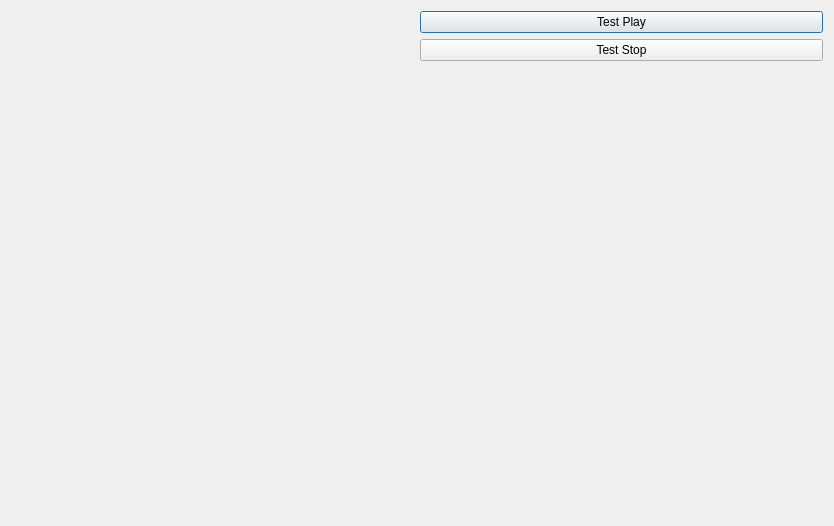
<?xml version="1.0" encoding="UTF-8"?>
<ui version="4.0">
 <class>TapeWindow</class>
 <widget class="QDialog" name="TapeWindow">
  <property name="geometry">
   <rect>
    <x>0</x>
    <y>0</y>
    <width>834</width>
    <height>526</height>
   </rect>
  </property>
  <property name="windowTitle">
   <string>Datasette 1530</string>
  </property>
  <layout class="QHBoxLayout" name="horizontalLayout">
   <item>
    <widget class="WidgetFileBrowse" name="FileBrowser" native="true"/>
   </item>
   <item>
    <layout class="QVBoxLayout" name="verticalLayout">
     <item>
      <widget class="QPushButton" name="pushButton_2">
       <property name="text">
        <string>Test Play</string>
       </property>
      </widget>
     </item>
     <item>
      <widget class="QPushButton" name="pushButton_3">
       <property name="text">
        <string>Test Stop</string>
       </property>
      </widget>
     </item>
     <item>
      <spacer name="verticalSpacer">
       <property name="orientation">
        <enum>Qt::Vertical</enum>
       </property>
       <property name="sizeHint" stdset="0">
        <size>
         <width>20</width>
         <height>40</height>
        </size>
       </property>
      </spacer>
     </item>
    </layout>
   </item>
  </layout>
 </widget>
 <customwidgets>
  <customwidget>
   <class>WidgetFileBrowse</class>
   <extends>QWidget</extends>
   <header>widget_file_browse.h</header>
   <container>1</container>
  </customwidget>
 </customwidgets>
 <resources/>
 <connections/>
</ui>
